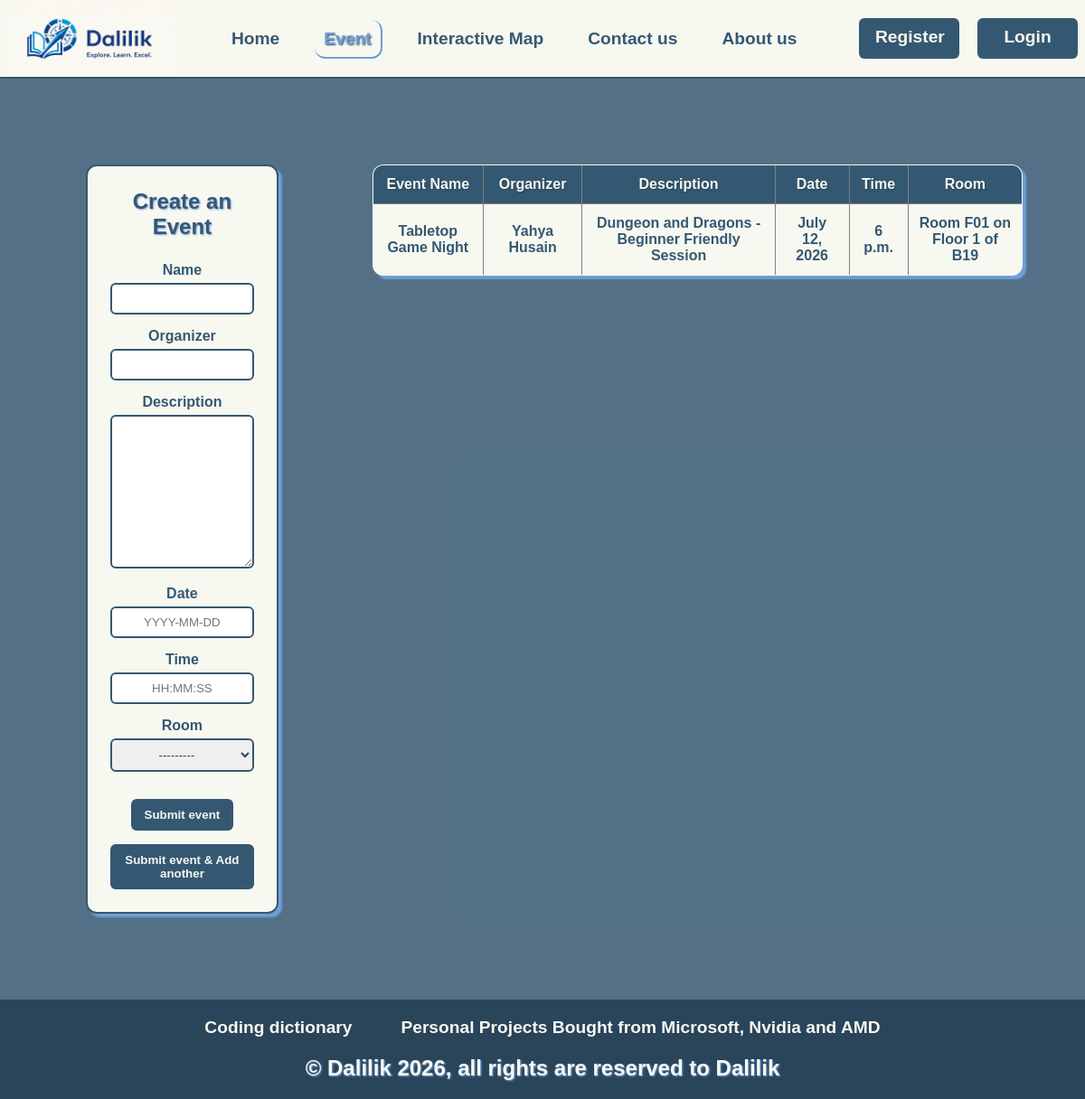
The app's page /Event.html, older data.
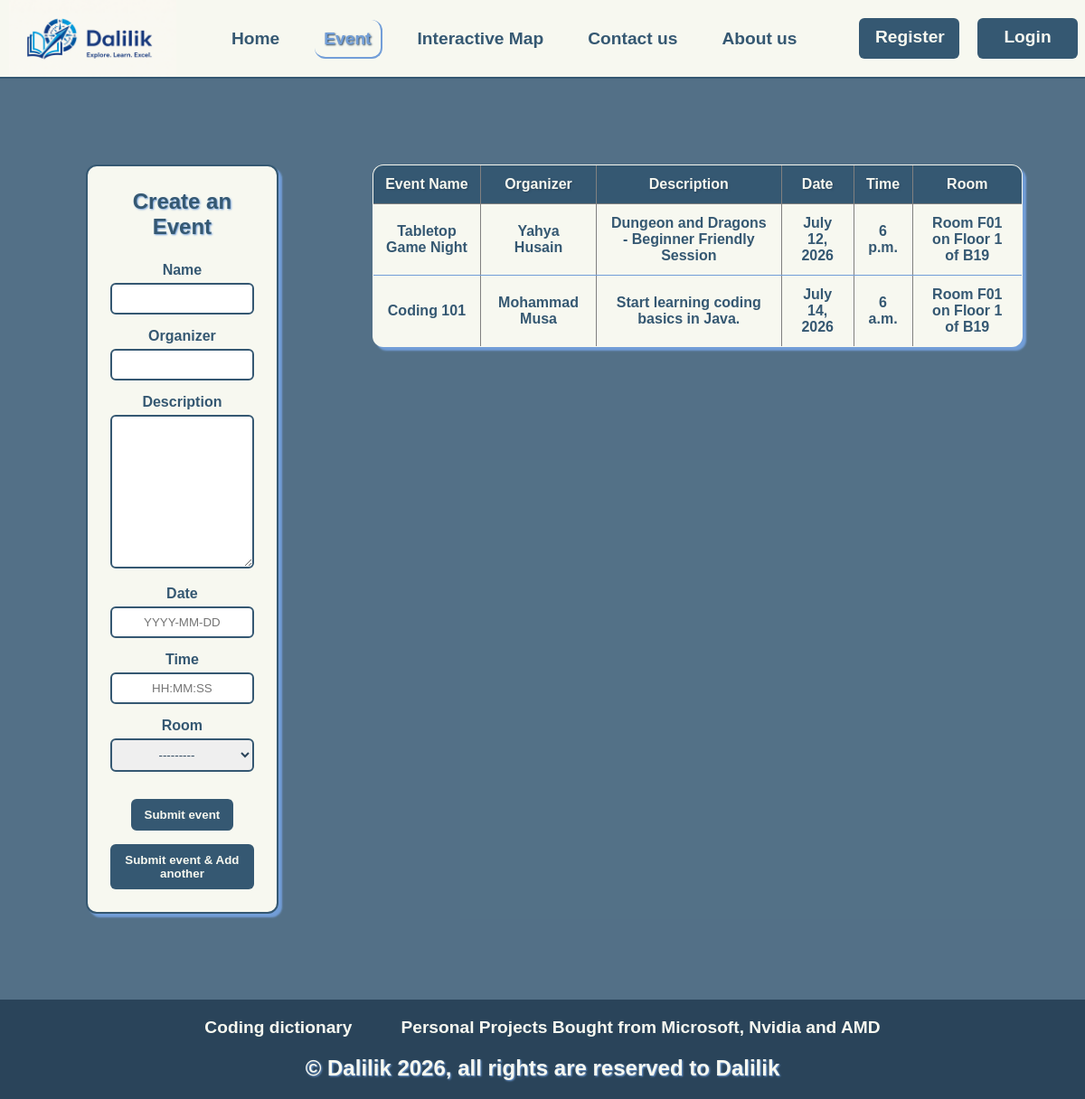
The same page, newer data.
### pages2/models.py (models this page shows, shortened)
class Event(models.Model):
    name = models.CharField(max_length=100)
    organizer = models.CharField(max_length=100, default="")
    description = models.TextField()
    date = models.DateField()
    time = models.TimeField()
    room = models.ForeignKey(Room, on_delete=models.CASCADE, related_name='events')

class Room(models.Model):
    number = models.CharField(max_length=10)
    floor = models.ForeignKey(Floor, on_delete=models.CASCADE, related_name='rooms')
    description = models.TextField()
    picture = models.ImageField(upload_to='rooms/', blank=True)
    def __str__(self):
        return f"Room {self.number} on {self.floor}"

class Floor(models.Model):
    number = models.IntegerField()
    building = models.ForeignKey(Building, on_delete=models.CASCADE, related_name='floors')
    description = models.TextField()
    picture = models.ImageField(upload_to='floors/', blank=True)
    def __str__(self):
        return f"Floor {self.number} of {self.building.name}"

class Building(models.Model):
    name = models.CharField(max_length=100)
    map = models.ForeignKey(Map, on_delete=models.CASCADE, related_name='buildings')
    description = models.TextField()
    picture = models.ImageField(upload_to='buildings/', blank=True)

### pages2/views.py (the view)
# urls.py: path('Event.html', views.event, name='event'),
def event(request):
    event_form = EventForm()
    events = Event.objects.all()
    return render(request, 'Event.html', {"active_page": "event", "events": events, "event_form": event_form})

### pages2/forms.py
class EventForm(forms.ModelForm):
    class Meta:
        model = Event
        fields = ['name', 'organizer', 'description', 'date', 'time', 'room']
        widgets = {
            "date": forms.DateInput(attrs={
                "placeholder": "YYYY-MM-DD",
            }),
            "time": forms.TimeInput(attrs={
                "placeholder": "HH:MM:SS",
            }),
        }
    def __init__(self, *args, **kwargs):
        super().__init__(*args, **kwargs)
        self.label_suffix = ""

### pages2/templates/Event.html (shortened to what this page needs)
{% extends "base.html" %}
{% load static %}
{% block main-content%}
<section class="event-page">
    <div class="event-form">
        <h2>Create an Event</h2>
        <form method="post" action="{% url 'event_create' %}">
            {{ event_form.as_p }}
            <button type="submit" name="action" value="save">Submit event</button>
            <button type="submit" name="action" value="save_add">Submit event & Add another</button>
        </form>
    </div>
    <div class="event-table">
        {% if events %}
	        <table border="1" class="tableinformation">
		        <thead>
			        <tr>
				        <th>Event Name</th>
				        <th>Organizer</th>
				        <th>Description</th>
				        <th>Date</th>
                        <th>Time</th>
				        <th>Room</th>
			        </tr>
		        </thead>
                <tbody>
                {% for event in events %}
                    <tr>
                        <td>{{ event.name }}</td>
                        <td>{{ event.organizer }}</td>
                        <td>{{ event.description }}</td>
                        <td>{{ event.date }}</td>
                        <td>{{ event.time }}</td>
                        <td>{{ event.room }}</td>
                    </tr>
                {% endfor %}
                </tbody>
            </table>
        {% else %}
            <p>No events found.</p>
        {% endif %}
    </div>
</section>
{% endblock%}

Row changes from the older to the newer data that the page shows:
added Event: name "Coding 101", organizer "Mohammad Musa", description "Start learning coding basics in Java.", date "July 14, 2026", time "6 a.m.", room "Room F01 on Floor 1 of B19"
